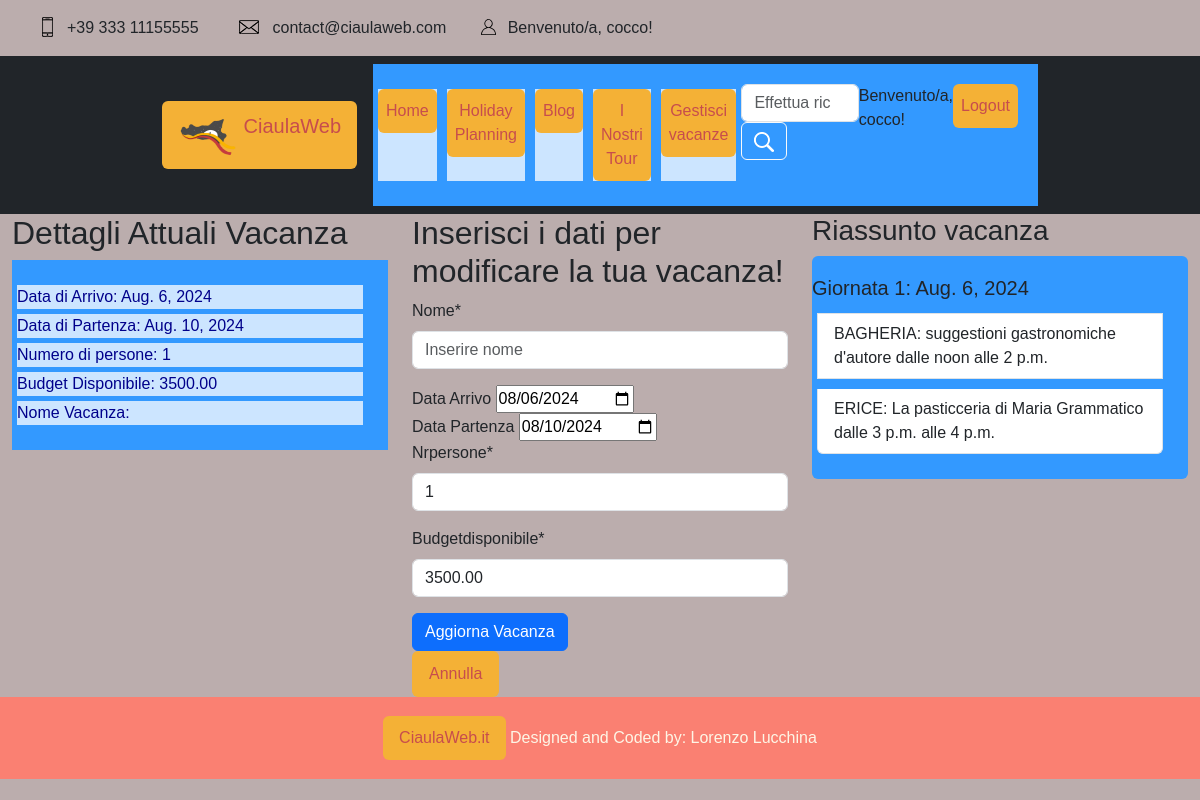
The page /HolidayPlanning/vacanza/58/modificavacanza/ (signed in) on the database its author committed.
### profiles/models.py (models this page shows, shortened)
class UserProfileModel(AbstractBaseUser):
    nrSocio = models.IntegerField(primary_key=True)  # chiave, deve autogenerarsi
    first_name = models.CharField(max_length=32)
    last_name = models.CharField(max_length=32)
    email = models.CharField(max_length=32, unique=True)
    codiceFiscale = models.CharField(max_length=18)
    telefono = models.CharField(max_length=32)
    dataDiNascita = models.DateField(null=True)
    profile_image = models.ImageField(blank=True, null=True, default="defaultuser.png")
    is_active = models.BooleanField(default=True)
    is_admin = models.BooleanField(default=False)
    objects = UserManager()
    USERNAME_FIELD = 'email'
    REQUIRED_FIELDS = []
    @property
    def is_staff(self):
        return self.is_admin
    class Meta:
        verbose_name = 'User'
        verbose_name_plural = 'Users'

### HolidayPlanning/models.py (models this page shows, shortened)
class Vacanza(models.Model):
    nome = models.CharField(max_length=300, blank=True)
    dataArrivo = models.DateField()
    dataPartenza = models.DateField()
    nrPersone = models.IntegerField()
    budgetDisponibile = models.DecimalField(max_digits=10, decimal_places=2, blank=True)
    utente = models.ForeignKey(UserProfileModel, related_name='Utente', on_delete=models.PROTECT)
    scelte = models.ManyToManyField(Scelta, related_name='vacanze')
    spostamenti = models.ManyToManyField(Spostamento, related_name='spostamenti')
    def sort_scelte(self):
        return self.scelte.all().order_by('giorno', 'oraInizio', 'oraFine')
    class Meta:
        verbose_name = "Vacanza"
        verbose_name_plural = "Vacanze"

class Scelta(models.Model):
    giorno = models.DateField()  # scelto dall'utente
    attrazione = models.ForeignKey(to='attractions.Attrazione', on_delete=models.CASCADE, related_name="attrazione")
    oraInizio = models.TimeField(blank=True)  # scelta dall'utente
    oraFine = models.TimeField(blank=True)  # scelta dall'utente
    durata = models.DurationField()  # questi sono i secondi della durata
    class Meta:
        verbose_name = "Scelta"
        verbose_name_plural = "Scelte"

### attractions/models.py (models this page shows, shortened)
class Attrazione(models.Model):
    objects = None
    nome = models.CharField(max_length=200, primary_key=True)
    luogo = models.CharField(max_length=300)
    via = models.CharField(max_length=500)
    citta = models.CharField(max_length=200)
    costo = models.DecimalField(max_digits=10, decimal_places=2, blank=True)
    tipo = models.CharField(max_length=200)
    oraApertura = models.TimeField('ora apertura')
    oraChiusura = models.TimeField('ora chiusura')
    descrizione = models.TextField()
    attrazione_image = models.ImageField(blank=True, null=True)  # , upload_to='attractionImages/')
    class Meta:
        verbose_name = "Attrazione"
        verbose_name_plural = "Attrazioni"

### HolidayPlanning/views.py (the view, shortened to what this page needs)
# urls.py: path("vacanza/<pk>/modificavacanza/", ModificaVacanza.as_view(), name="modificavacanza"),
class ModificaVacanza(IsVacanzaUserOwnedMixin, UpdateView):
    model = Vacanza
    template_name = "HolidayPlanning/modificavacanza.html"
    form_class = ModificaVacanzaForm
    def dispatch(self, request, *args, **kwargs):
        vacanza = self.get_object()
        if vacanza.dataPartenza < date.today():
            return HttpResponseForbidden("Non puoi modificare una vacanza già conclusa.")
        return super().dispatch(request, *args, **kwargs)
    def get_context_data(self, **kwargs):
        context = super().get_context_data(**kwargs)
        context['title'] = "Modifica la tua Vacanza"
        context['show_modal'] = True
        return context

### HolidayPlanning/forms.py (shortened to what this page needs)
class ModificaVacanzaForm(forms.ModelForm):
    dataArrivo = forms.DateField(required=True, widget=forms.DateInput(attrs={'placeholder': 'Inserire data di arrivo'}))
    dataPartenza = forms.DateField(required=True, widget=forms.DateInput(attrs={'placeholder': 'Inserire data di ritorno'}))
    nrPersone = forms.IntegerField(required=True, widget=forms.TextInput(attrs={'placeholder': 'Inserire numero persone'}))
    budgetDisponibile = forms.DecimalField(required=True, widget=forms.TextInput(attrs={'placeholder': 'Inserire budget complessivo'}))
    nome = forms.CharField(required=True, widget=forms.TextInput(attrs={'placeholder': 'Inserire nome'}))
    class Meta:
        model = Vacanza
        fields = ['dataArrivo', 'dataPartenza', 'nrPersone', 'budgetDisponibile', 'nome']

### HolidayPlanning/mixins.py (called while the page is built)
    def dispatch(self, request, *args, **kwargs):
        vacanza = Vacanza.objects.get(pk=kwargs['pk'])
        if vacanza.utente != request.user:
            raise Http404("Non hai il permesso per accedere a questa vacanza.")
        return super().dispatch(request, *args, **kwargs)

### HolidayPlanning/templates/HolidayPlanning/modificavacanza.html (shortened to what this page needs)
{% extends 'base.html' %}
{% block head %}
    {% load static %}
    <link rel="stylesheet" type="text/css" href="{% static '/css/style.css' %}">
    {% load crispy_forms_tags %}
{% endblock %}
{% block content %}
    {% include "header.html" %}
    <div class="container-fluid">
        <div class="row">
            <div class="col-md-4">
                <h2> Dettagli Attuali Vacanza </h2>
                <ul class="list-unstyled">
                    <li>Data di Arrivo: {{ object.dataArrivo }} </li>
                    <li>Data di Partenza: {{ object.dataPartenza }} </li>
                    <li>Numero di persone: {{ object.nrPersone }} </li>
                    <li>Budget Disponibile: {{ object.budgetDisponibile }} </li>
                    <li>Nome Vacanza: {{ object.nome }} </li>
                </ul>
            </div>
            <div class="col-md-4">
                <h2>Inserisci i dati per modificare la tua vacanza!</h2>
                <form method="post" enctype="multipart/form-data" id="modificaVacanzaForm">
                    {{ form.nome | as_crispy_field }}
                    <label > Data Arrivo
                        <input type="date" name="dataArrivo" value="{{ object.dataArrivo.isoformat }}" data-old-value="{{ object.dataArrivo.isoformat }}">
                    </label>
                    <label> Data Partenza
                        <input type="date" name="dataPartenza" value="{{ object.dataPartenza.isoformat }}" data-old-value="{{ object.dataPartenza.isoformat }}">
                    </label>
                    {{ form.nrPersone | as_crispy_field }}
                    {{ form.budgetDisponibile | as_crispy_field }}
                    <button type="button" value="Submit" class="btn btn-primary" name="SubmitButton" id="submitButton">
                        Aggiorna Vacanza
                    </button>
                </form>
                <a class="btn" href="{% url 'HolidayPlanning:vacanze' %}">Annulla</a>
            </div>
            <div class="col-md-4">
                <h3>Riassunto vacanza</h3>
                <ul class="list-group">
                    {% for s in vacanza.sort_scelte %}
                        {% ifchanged s.giorno %}
                            <h5>Giornata {{ forloop.counter }}: {{ s.giorno }}</h5>
                        {% endifchanged %}
                        <li class="list-group-item">{{ s.attrazione.nome }} dalle {{ s.oraInizio }}
                            alle {{ s.oraFine }}</li>
                    {% endfor %}
                </ul>
            </div>
        </div>
    </div>
{% endblock %}

### templates/header.html (shortened to what this page needs)
<header class="header">
<div class="top-bar">
    <div class="container">
        <div class="row">
            <div class="col d-flex flex-row">
                <div class="top_bar_contact_item"><div class="top_bar_icon"><img src="{% static 'img/phone.png' %}" class="img-fluid" alt="phone img"></div>+39 333 11155555</div>
                <div class="top_bar_contact_item"><div class="top_bar_icon"><img src="{% static 'img/mail.png' %}"  class="img-fluid" alt="mail img"></div>contact@ciaulaweb.com</div>
                <div class="top_bar_content ml-auto">
                    {% if user.is_authenticated %}
                    <div class="top_bar_user">
                        <div class="user_icon"><img src="{% static '/img/user.svg' %}"  class="img-fluid" alt="user img"></div>
                        <a>Benvenuto/a, {{user.first_name}}! </a>
                        </div>
                    {% else %}
                    <div class="top_bar_user">
                        <div class="user_icon"><img src="{% static '/img/user.svg' %}"  class="img-fluid" alt="user img"></div>
                        <div><a href="{% url 'profiles:user-registration' %}">Registrati</a></div>
                        <div><a href="{% url 'profiles:user-login' %}">Login</a></div>
                    </div>
                    {% endif %}
                </div>
            </div>
        </div>
    </div>
</div>
<nav class="navbar navbar-expand-lg navbar-dark bg-dark">
    <div class="w-75 container-fluid">
        <a class="navbar-brand pl-5" href="{% url 'attractions:attrazioni' %}">
            <img src="{% static '/img/logo_ciaulaweb.png' %}" class="d-inline-block logo_ciaulaweb align-top" alt="Logo">
            CiaulaWeb
        </a>
        <div class="collapse navbar-collapse justify-content-between" id="navbarNavDropdown">
            <ul class="navbar-nav pl-5">
                <li class="nav-item active pl-5">
                    <a class="nav-link" href="{% url 'attractions:attrazioni' %}">Home</a>
                </li>
                <li class="nav-item pl-5">
                    <a class="nav-link" href="{% url 'HolidayPlanning:creavacanza' %}">Holiday Planning</a>
                </li>
                <li class="nav-item pl-5">
                    <a class="nav-link" href="{% url 'attractions:cerca' %}">Blog</a>
                </li>
                <li class="nav-item pl-5">
                    <a class="nav-link " href="{% url 'HolidayPlanning:tourorganizzati' %}">I Nostri Tour</a>
                </li>
            {% if user.is_authenticated %}
                <li class="nav-item">
                    <a class="nav-link" href="{% url 'HolidayPlanning:vacanze' %}">Gestisci vacanze</a>
                </li>
            {% endif %}
            <form class="form-inline my-2 my-lg-0" method="GET" action="{% url 'attractions:cerca' %}">
                <label>
                    <input class="form-control mr-sm-2" type="search" name="search" required="required" placeholder="Effettua ricerca...">
                </label>
                <button class="btn btn-outline-light my-2 my-sm-0" type="submit">
                    <img src="{% static 'img/search.png' %}" class="img-fluid" alt="search img">
                </button>
            </form>
                {% if user.is_authenticated %}
                    <div class="nav-item pl-5">
                        <a>Benvenuto/a, {{ user.first_name }}! </a>
                    </div>
                    <div class="nav-item pl-5">
                        <a class="nav-link" href="{% url 'profiles:user-logout' %}"> Logout </a>
                    </div>
                {% endif %}
            </ul>
        </div>
    </div>
</nav>
</header>

### static/css/style.css (style rules this page uses)
* { font-family: 'Montserrat', sans-serif !important; }
.logo_ciaulaweb { width: 60px; height: 48px; }
ul { background: #3399ff; padding: 20px; }
ul li { background: #cce5ff; color: darkblue; margin: 5px; }
a:link, a:visited { background-color: #f4b136; color: rgb(199, 77, 77); padding: 10px 16px; text-align: center; text-decoration: none; display: inline-block; border-radius: 6px; }
:root { --gradient: linear-gradient(to left top, #dd2476 10%, #ff512f 90%) !important; }
body { background: #bbadad !important; }
.container { display: flex; justify-content: space-between; }
.header { position: relative; width: 100%; z-index: 10; }
.top_bar_contact_item { font-size: 16px; font-weight: 300; line-height: 56px; margin-right: 40px; }
.top_bar_contact_item:not(:first-child) { margin-right: 0; }
.top_bar_icon { display: inline-block; margin-right: 14px; -webkit-transform: translateY(-2px); -moz-transform: translateY(-2px); -ms-transform: translateY(-2px); -o-transform: translateY(-2px); transform: translateY(-2px); }
.top_bar_user { display: inline-block; margin-left: 35px; }
.user_icon { display: inline-block; margin-right: 7px; -webkit-transform: translateY(-2px); -moz-transform: translateY(-2px); -ms-transform: translateY(-2px); -o-transform: translateY(-2px); transform: translateY(-2px); width: 15px; }
.user_icon img { width: 100%; }
.top_bar_user div { display: inline-block; }
.top_bar_user a { font-size: 16px; font-weight: 300; line-height: 56px; color: #000; -webkit-transition: all 200ms ease; -moz-transition: all 200ms ease; -ms-transition: all 200ms ease; -o-transition: all 200ms ease; transition: all 200ms ease; }

### rows shown on the page
UserProfileModel: first_name "cocco"
Vacanza: dataArrivo "Aug. 6, 2024", dataPartenza "Aug. 10, 2024", nrPersone "1", budgetDisponibile "3500.00", dataArrivo "08/06/2024", dataPartenza "08/10/2024"
Scelta: giorno "Aug. 6, 2024", attrazione.nome "BAGHERIA: suggestioni gastronomiche d'autore", oraInizio "noon", oraFine "2 p.m."
Scelta: attrazione.nome "ERICE: La pasticceria di Maria Grammatico", oraInizio "3 p.m.", oraFine "4 p.m."
